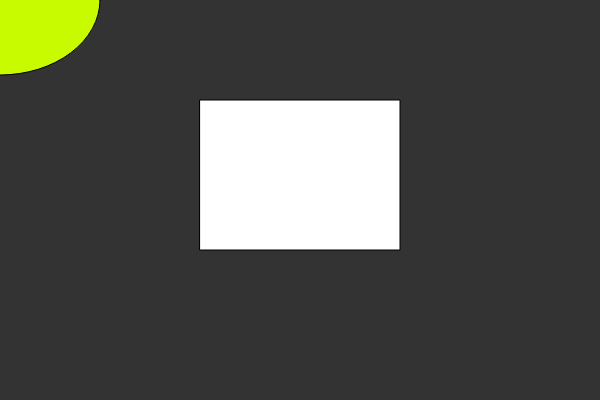
Frame 1 (no input)
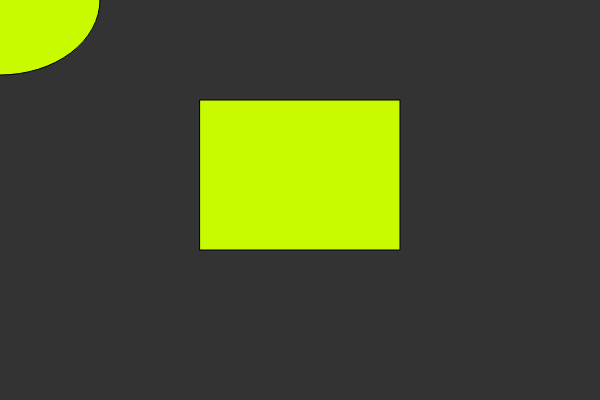
Frame 60 (no input)
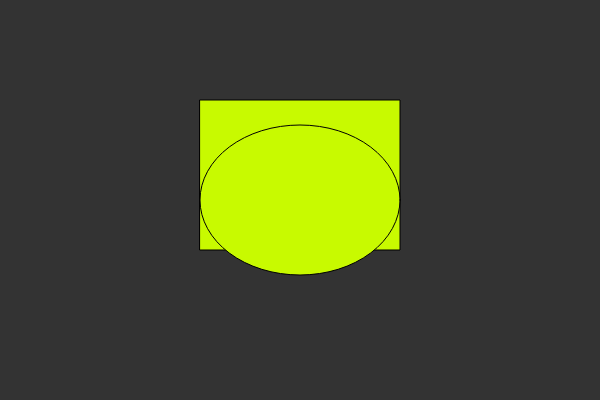
Frame 120 (the mouse pressed at the canvas centre since frame 60)

The p5.js sketch that drew these frames (run headless with seeded random() and noise() and a simulated clock; from frame 60 on, the mouse is pressed at the canvas centre):

// p5.js sketch
// ── sketch.js
function setup() {
 createCanvas(600,400)
}

function draw() {
   background(51);
   rect (200,100,200,150);
   fill(200,250,0);
   ellipse(mouseX,mouseY,200,150)
}
